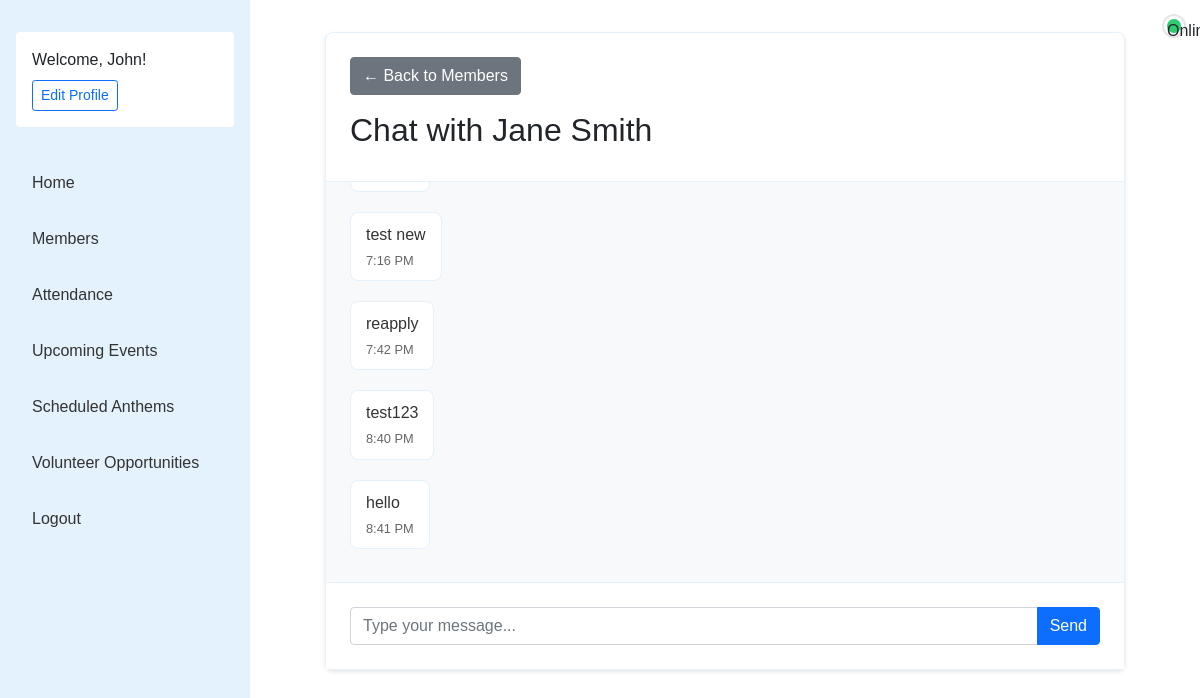
Screenshot of /chat/2/ (signed in) with the database file from the repository.
### RosterApplication/models.py (models this page shows, shortened)
class ChoirMember(models.Model):
    VOICE_PARTS = [
        ('S1', 'Soprano 1'),
        ('S2', 'Soprano 2'),
        ('A1', 'Alto 1'),
        ('A2', 'Alto 2'),
        ('T1', 'Tenor 1'),
        ('T2', 'Tenor 2'),
        ('B1', 'Bass 1'),
        ('B2', 'Bass 2'),
    ]
    user = models.OneToOneField(
        User,
        on_delete=models.CASCADE
    )
    voice_part = models.CharField(max_length=2, choices=VOICE_PARTS, null=True, blank=True)
    folder_number = models.IntegerField(
        validators=[MinValueValidator(1), MaxValueValidator(100)],
        unique=True,
        null=True,
        blank=True
    )
    phone_number = models.CharField(max_length=15, blank=True, default='')
    active = models.BooleanField(default=True)
    join_date = models.DateField(auto_now_add=True)
    profile_picture = models.ImageField(upload_to='profile_pics/', null=True, blank=True)
    is_online = models.BooleanField(default=False)
    last_seen = models.DateTimeField(auto_now=True)
    class Meta:
        db_table = 'RosterApplication_choirmember'
    def update_online_status(self, status):
        self.is_online = status
        self.save(update_fields=['is_online', 'last_seen'])

class ChatMessage(models.Model):
    sender = models.ForeignKey(ChoirMember, on_delete=models.CASCADE, related_name='sent_messages')
    receiver = models.ForeignKey(ChoirMember, on_delete=models.CASCADE, related_name='received_messages')
    message = models.TextField()
    timestamp = models.DateTimeField(default=timezone.now)
    is_read = models.BooleanField(default=False)
    class Meta:
        ordering = ['timestamp']

### RosterApplication/views.py (the view)
# urls.py: path('chat/<int:member_id>/', views.chat_view, name='chat'),
@login_required
def chat_view(request, member_id):
    other_member = get_object_or_404(ChoirMember, id=member_id)
    current_member = request.user.choirmember
    ChatMessage.objects.filter(
        sender=other_member,
        receiver=current_member,
        is_read=False
    ).update(is_read=True)
    messages = ChatMessage.objects.filter(
        (models.Q(sender=current_member, receiver=other_member) |
         models.Q(sender=other_member, receiver=current_member))
    ).order_by('timestamp')
    return render(request, 'roster/chat.html', {
        'other_member': other_member,
        'messages': messages,
    })

### RosterApplication/templates/roster/chat.html (shortened to what this page needs)
{% extends 'base.html' %}
{% load static %}
{% block content %}
<div class="chat-container">
    <div class="chat-header">
        <a href="{% url 'roster:members' %}" class="btn btn-secondary mb-3">← Back to Members</a>
        <h2>Chat with {{ other_member.user.get_full_name }}</h2>
        <div class="online-status {% if other_member.is_online %}online{% endif %}">
            {% if other_member.is_online %}Online{% else %}Offline{% endif %}
        </div>
    </div>
    <div class="messages" id="chat-messages">
        {% for message in messages %}
            <div class="message {% if message.sender == request.user.choirmember %}sent{% else %}received{% endif %}">
                <div class="message-content">{{ message.message }}</div>
                <div class="message-time">{{ message.timestamp|date:"g:i A" }}</div>
            </div>
        {% endfor %}
    </div>
    <form id="chat-form" class="chat-form">
        <div class="input-group">
            <input type="text" id="chat-input" class="form-control" placeholder="Type your message...">
            <button type="submit" class="btn btn-primary">Send</button>
        </div>
    </form>
</div>
{% endblock %}

### RosterApplication/templates/base.html (shortened to what this page needs)
<!DOCTYPE html>
<html lang="en">
<head>
    {% load static %}
    <link rel="stylesheet" href="{% static 'css/styles.css' %}">
    <link href="https://cdn.jsdelivr.net/npm/bootstrap@5.1.3/dist/css/bootstrap.min.css" rel="stylesheet">
</head>
<body>
    <div class="sidebar">
        <div class="welcome-text">
            {% if user.is_authenticated %}
                <span>Welcome, {{ user.first_name|default:user.username }}!</span>
                <a href="{% url 'roster:profile_edit' %}" class="btn btn-sm btn-outline-primary mt-2">Edit Profile</a>
            {% endif %}
        </div>
        <nav>
            <a href="{% url 'roster:home' %}" class="nav-link">Home</a>
            {% if user.is_authenticated %}
                <a href="{% url 'roster:members' %}" class="nav-link">Members</a>
                <a href="#" class="nav-link">Attendance</a>
                <a href="#" class="nav-link">Upcoming Events</a>
                <a href="#" class="nav-link">Scheduled Anthems</a>
                <a href="#" class="nav-link">Volunteer Opportunities</a>
                <a href="{% url 'roster:logout' %}" class="nav-link">Logout</a>
            {% else %}
                <a href="{% url 'login' %}" class="nav-link">Login</a>
                <a href="{% url 'roster:register' %}" class="nav-link">Register</a>
            {% endif %}
        </nav>
    </div>
    <div class="main-content">
        {% block content %}
        {% endblock %}
    </div>
</body>
</html>

### RosterApplication/static/css/styles.css (style rules this page uses)
.online-status { position: absolute; top: 1rem; right: 1rem; width: 20px; height: 20px; border-radius: 50%; background: #ccc; border: 3px solid white; box-shadow: 0 0 0 2px rgba(0,0,0,0.1); z-index: 10; }
.online-status.online { background: #2ecc71; }

### RosterApplication/templates/roster/chat.html (style rules this page uses)
.chat-container { max-width: 800px; margin: 0 auto; background: white; border-radius: 8px; box-shadow: 0 2px 4px rgba(0,0,0,0.1); border: 1px solid var(--main-blue); }
.chat-header { padding: 1.5rem; border-bottom: 1px solid var(--main-blue); }
.messages { height: 400px; overflow-y: auto; padding: 1.5rem; background: #f8f9fa; }
.message { margin: 10px 0; padding: 10px 15px; border-radius: 8px; max-width: 70%; clear: both; }
.message.received { background: white; float: left; margin-right: 30%; border: 1px solid var(--main-blue); color: var(--text-color); }
.message-time { font-size: 0.8em; color: #666; margin-top: 4px; }
.chat-form { padding: 1.5rem; background: white; border-top: 1px solid var(--main-blue); clear: both; }

### RosterApplication/templates/base.html (style rules this page uses)
:root { --main-blue: #e3f2fd; --text-color: #333; --link-hover: #007bff; }
body { font-family: 'Arial', sans-serif; }
.sidebar { background: var(--main-blue); min-height: 100vh; padding: 2rem 1rem; width: 250px; position: fixed; left: 0; top: 0; }
.nav-link { padding: 0.75rem 1rem; color: var(--text-color); display: block; margin: 0.5rem 0; border-radius: 4px; }
.main-content { margin-left: 250px; padding: 2rem; }
.welcome-text { margin-bottom: 2rem; padding: 1rem; background: white; border-radius: 4px; }

### rows the page displays
ChoirMember: user.get_full_name "Jane Smith"
ChatMessage: message "test new", timestamp "7:16 PM"
ChatMessage: message "reapply", timestamp "7:42 PM"
ChatMessage: message "test123", timestamp "8:40 PM"
ChatMessage: message "hello", timestamp "8:41 PM"

### other values shown
{{ user.first_name|default:user.username }} "John"
